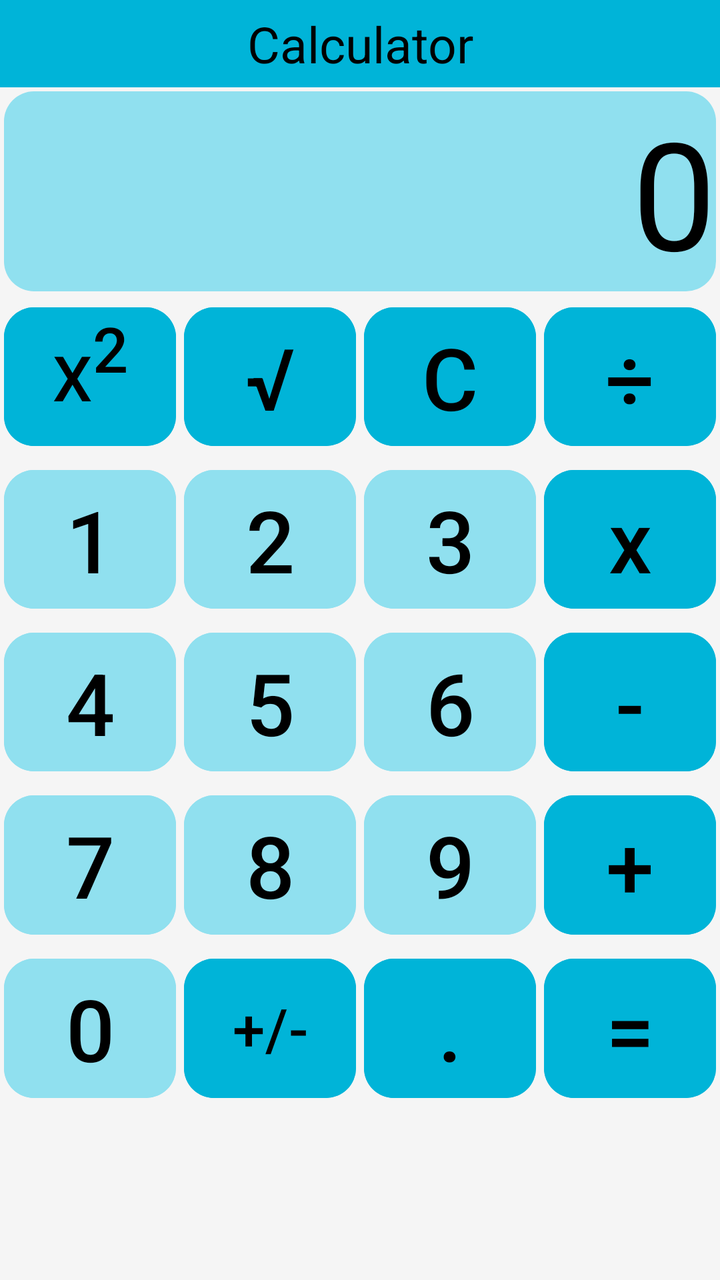
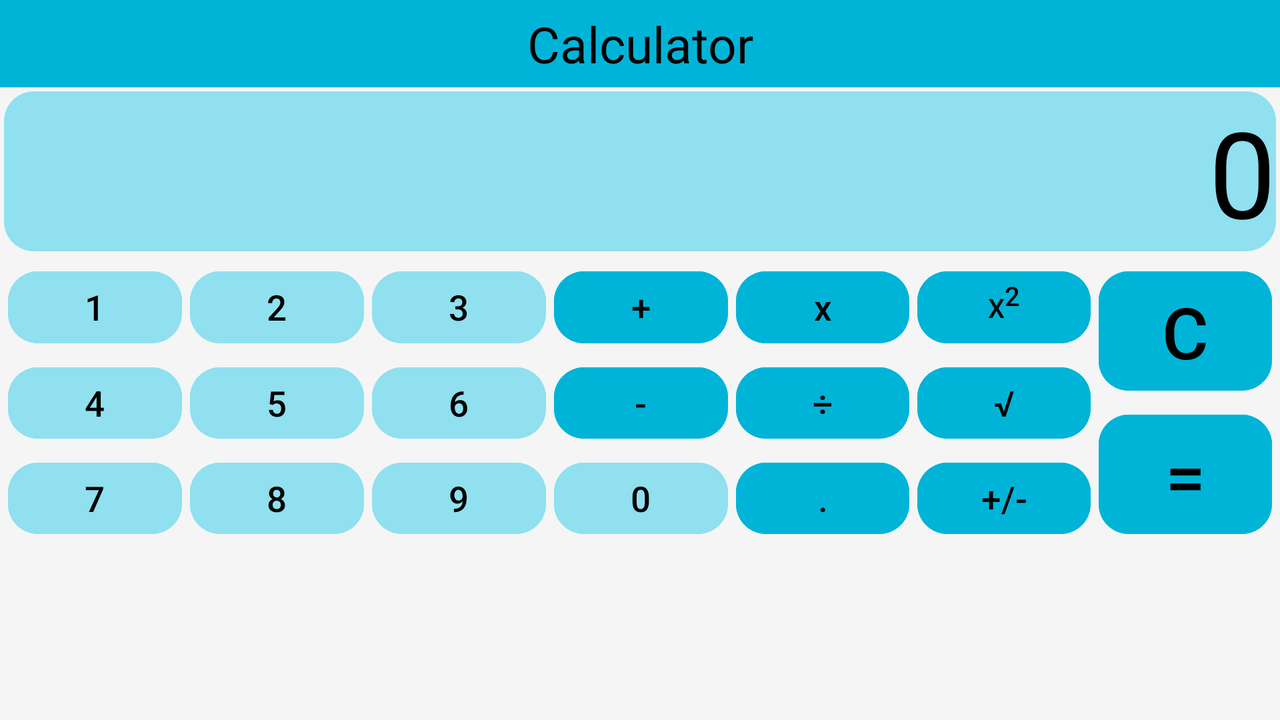

Compare how this app lays out the same screen by default and in its alternative resource folder. The renders come first, then the two layout files and the values they reference.
<!-- AndroidManifest.xml: application theme Theme.XML_APP -->
<!-- res/layout/fragment_calculator.xml -->
<?xml version="1.0" encoding="utf-8"?>
<LinearLayout xmlns:android="http://schemas.android.com/apk/res/android"
    xmlns:app="http://schemas.android.com/apk/res-auto"
    xmlns:tools="http://schemas.android.com/tools"
    android:layout_width="match_parent"
    android:layout_height="match_parent"
    android:layout_marginBottom="85dp"
    android:orientation="vertical"
    >

    <FrameLayout
        android:layout_width="match_parent"
        android:layout_height="wrap_content"
        android:padding="5dp"
        android:background="?attr/colorPrimary">


        <TextView
            android:layout_width="wrap_content"
            android:layout_height="wrap_content"
            android:text="Calculator"
            android:textAlignment="center"
            android:textSize="25sp"
            android:maxLines="1"
            android:ellipsize="end"
            android:layout_gravity="center"
            tools:ignore="RtlCompat" />
    </FrameLayout>


    <TextView
        android:id="@+id/calculator_screen"
        android:layout_width="match_parent"
        android:layout_height="100dp"
        android:layout_margin="2dp"
        android:background="@drawable/rounded_rectangle"
        android:autoSizeTextType="uniform"
        android:ellipsize="end"
        android:maxLength="20"
        android:maxLines="1"
        android:text="0"
        android:gravity="end|bottom"
        android:textAlignment="viewEnd"/>

    <LinearLayout
        android:layout_width="match_parent"
        android:layout_height="wrap_content"
        android:layout_weight="1"
        android:orientation="horizontal">

        <Button
            android:id="@+id/calculator_square"
            android:layout_width="wrap_content"
            android:layout_height="match_parent"
            android:layout_margin="2dp"
            android:layout_weight="1"
            android:backgroundTint="?attr/colorPrimary"
            android:text="@string/x_square"
            android:maxLines="1"
            android:autoSizeTextType="uniform"
            app:cornerRadius="15dp" />

        <Button
            android:id="@+id/calculator_square_root"
            android:layout_width="wrap_content"
            android:layout_height="match_parent"
            android:layout_margin="2dp"
            android:layout_weight="1"
            android:backgroundTint="?attr/colorPrimary"
            android:text="@string/square_root_symbol"
            android:autoSizeTextType="uniform"
            app:cornerRadius="15dp" />

        <Button
            android:id="@+id/calculator_clear"
            android:layout_width="wrap_content"
            android:layout_height="match_parent"
            android:layout_margin="2dp"
            android:layout_weight="1"
            android:backgroundTint="?attr/colorPrimary"
            android:text="C"
            android:autoSizeTextType="uniform"
            app:cornerRadius="15dp" />

        <Button
            android:id="@+id/calculator_division"
            android:layout_width="wrap_content"
            android:layout_height="match_parent"
            android:layout_margin="2dp"
            android:layout_weight="1"
            android:backgroundTint="?attr/colorPrimary"
            android:text="@string/division"
            android:autoSizeTextType="uniform"
            app:cornerRadius="15dp" />
    </LinearLayout>

    <LinearLayout
        android:layout_width="match_parent"
        android:layout_height="wrap_content"
        android:layout_weight="1"
        android:orientation="horizontal">

        <Button
            android:id="@+id/calculator_1"
            android:layout_width="wrap_content"
            android:layout_height="match_parent"
            android:layout_margin="2dp"
            android:layout_weight="1"
            android:backgroundTint="?attr/colorTertiary"
            android:text="1"
            android:autoSizeTextType="uniform"
            app:cornerRadius="15dp" />

        <Button
            android:id="@+id/calculator_2"
            android:layout_width="wrap_content"
            android:layout_height="match_parent"
            android:layout_margin="2dp"
            android:layout_weight="1"
            android:backgroundTint="?attr/colorTertiary"
            android:text="2"
            android:autoSizeTextType="uniform"
            app:cornerRadius="15dp" />

        <Button
            android:id="@+id/calculator_3"
            android:layout_width="wrap_content"
            android:layout_height="match_parent"
            android:layout_margin="2dp"
            android:layout_weight="1"
            android:backgroundTint="?attr/colorTertiary"
            android:text="3"
            android:autoSizeTextType="uniform"
            app:cornerRadius="15dp" />

        <Button
            android:id="@+id/calculator_multiplication"
            android:layout_width="wrap_content"
            android:layout_height="match_parent"
            android:layout_margin="2dp"
            android:layout_weight="1"
            android:backgroundTint="?attr/colorPrimary"
            android:text="@string/multiplication"
            android:autoSizeTextType="uniform"
            app:cornerRadius="15dp" />
    </LinearLayout>


    <LinearLayout
        android:layout_width="match_parent"
        android:layout_height="wrap_content"
        android:layout_weight="1"
        android:orientation="horizontal">

        <Button
            android:id="@+id/calculator_4"
            android:layout_width="wrap_content"
            android:layout_height="match_parent"
            android:layout_margin="2dp"
            android:layout_weight="1"
            android:backgroundTint="?attr/colorTertiary"
            android:text="4"
            android:autoSizeTextType="uniform"
            app:cornerRadius="15dp" />

        <Button
            android:id="@+id/calculator_5"
            android:layout_width="wrap_content"
            android:layout_height="match_parent"
            android:layout_margin="2dp"
            android:layout_weight="1"
            android:backgroundTint="?attr/colorTertiary"
            android:text="5"
            android:autoSizeTextType="uniform"
            app:cornerRadius="15dp" />

        <Button
            android:id="@+id/calculator_6"
            android:layout_width="wrap_content"
            android:layout_height="match_parent"
            android:layout_margin="2dp"
            android:layout_weight="1"
            android:backgroundTint="?attr/colorTertiary"
            android:text="6"
            android:autoSizeTextType="uniform"
            app:cornerRadius="15dp" />

        <Button
            android:id="@+id/calculator_minus"
            android:layout_width="wrap_content"
            android:layout_height="match_parent"
            android:layout_margin="2dp"
            android:layout_weight="1"
            android:backgroundTint="?attr/colorPrimary"
            android:text="-"
            android:autoSizeTextType="uniform"
            app:cornerRadius="15dp" />
    </LinearLayout>

    <LinearLayout
        android:layout_width="match_parent"
        android:layout_height="wrap_content"
        android:layout_weight="1"
        android:orientation="horizontal">

        <Button
            android:id="@+id/calculator_7"
            android:layout_width="wrap_content"
            android:layout_height="match_parent"
            android:layout_margin="2dp"
            android:layout_weight="1"
            android:backgroundTint="?attr/colorTertiary"
            android:text="7"
            android:autoSizeTextType="uniform"
            app:cornerRadius="15dp" />

        <Button
            android:id="@+id/calculator_8"
            android:layout_width="wrap_content"
            android:layout_height="match_parent"
            android:layout_margin="2dp"
            android:layout_weight="1"
            android:backgroundTint="?attr/colorTertiary"
            android:text="8"
            android:autoSizeTextType="uniform"
            app:cornerRadius="15dp" />

        <Button
            android:id="@+id/calculator_9"
            android:layout_width="wrap_content"
            android:layout_height="match_parent"
            android:layout_margin="2dp"
            android:layout_weight="1"
            android:backgroundTint="?attr/colorTertiary"
            android:text="9"
            android:autoSizeTextType="uniform"
            app:cornerRadius="15dp" />

        <Button
            android:id="@+id/calculator_plus"
            android:layout_width="wrap_content"
            android:layout_height="match_parent"
            android:layout_margin="2dp"
            android:layout_weight="1"
            android:backgroundTint="?attr/colorPrimary"
            android:text="+"
            android:autoSizeTextType="uniform"
            app:cornerRadius="15dp" />
    </LinearLayout>

    <LinearLayout
        android:layout_width="match_parent"
        android:layout_height="wrap_content"
        android:layout_weight="1"
        android:orientation="horizontal">

        <Button
            android:id="@+id/calculator_0"
            android:layout_width="wrap_content"
            android:layout_height="match_parent"
            android:layout_margin="2dp"
            android:layout_weight="1"
            android:backgroundTint="?attr/colorTertiary"
            android:text="0"
            android:autoSizeTextType="uniform"
            app:cornerRadius="15dp" />

        <Button
            android:id="@+id/calculator_sign"
            android:layout_width="wrap_content"
            android:layout_height="match_parent"
            android:layout_margin="2dp"
            android:layout_weight="1"
            android:backgroundTint="?attr/colorPrimary"
            android:text="+/-"
            android:maxLines="1"
            android:autoSizeTextType="uniform"
            app:cornerRadius="15dp" />

        <Button
            android:id="@+id/calculator_dot"
            android:layout_width="wrap_content"
            android:layout_height="match_parent"
            android:layout_margin="2dp"
            android:layout_weight="1"
            android:backgroundTint="?attr/colorPrimary"
            android:text="."
            android:autoSizeTextType="uniform"
            app:cornerRadius="15dp" />

        <Button
            android:id="@+id/calculator_equal"
            android:layout_width="wrap_content"
            android:layout_height="match_parent"
            android:layout_margin="2dp"
            android:layout_weight="1"
            android:backgroundTint="?attr/colorPrimary"
            android:text="="
            android:autoSizeTextType="uniform"
            app:cornerRadius="15dp" />
    </LinearLayout>
</LinearLayout>
<!-- resources referenced by this layout -->
<resources>
  <!-- drawable rounded_rectangle (drawable) -->
  <?xml version="1.0" encoding="utf-8"?>
  <shape xmlns:android="http://schemas.android.com/apk/res/android">
      <solid android:color="@color/blueTertiary" />
      <corners android:radius="15dp" />
  </shape>
  <string name="division">\u00F7</string>
  <string name="multiplication">\u0078</string>
  <string name="square_root_symbol">\u221a</string>
  <string name="x_square">X<SUP>2</SUP></string>
  <style name="Theme.XML_APP" parent="Base.Theme.XML_APP" />
  <color name="blueTertiary">#90e0ef</color>
  <style name="Base.Theme.XML_APP" parent="Theme.Material3.DayNight.NoActionBar">
          
          <item name="colorPrimary">@color/bluePrimary</item>
          <item name="colorSecondary">@color/blueSecondary</item>
          <item name="colorTertiary">@color/blueTertiary</item>
          <item name="colorSurface">@color/screenGrayLight</item>
          <item name="colorOnPrimary">@color/black</item>
          <item name="android:textColorPrimary">@color/black</item>
          <item name="android:textColorTertiary">@color/black</item>
          <item name="android:textColorSecondary">@color/black</item>
          <item name="android:navigationBarColor">@color/blueSecondary</item>
          <item name="android:statusBarColor">@color/blueSecondary</item>
          <item name="android:textColor">@color/black</item>
          <item name="android:colorBackground">@color/lightGray</item>
      </style>
  <color name="bluePrimary">#00b4d8</color>
  <color name="blueSecondary">#0077b6</color>
  <color name="screenGrayLight">#E7E0EC</color>
  <color name="black">#FF000000</color>
  <color name="lightGray">#F5F5F5</color>
</resources>
<!-- res/layout-land/fragment_calculator.xml (the repository's variant of the layout above) -->
<!-- drawn on the phone turned sideways -->
<?xml version="1.0" encoding="utf-8"?>
<LinearLayout xmlns:android="http://schemas.android.com/apk/res/android"
    xmlns:app="http://schemas.android.com/apk/res-auto"
    xmlns:tools="http://schemas.android.com/tools"
    android:orientation="vertical"
    android:layout_width="match_parent"
    android:layout_height="match_parent"
    android:layout_marginBottom="85dp"
    >
    <FrameLayout
        android:layout_width="match_parent"
        android:layout_height="wrap_content"
        android:padding="5dp"
        android:background="?attr/colorPrimary">

        <TextView
            android:layout_width="wrap_content"
            android:layout_height="wrap_content"
            android:text="Calculator"
            android:textAlignment="center"
            android:textSize="25sp"
            android:maxLines="1"
            android:ellipsize="end"
            android:layout_gravity="center"
            tools:ignore="RtlCompat" />
    </FrameLayout>



    <TextView
        android:id="@+id/calculator_screen"
        android:layout_width="match_parent"
        android:layout_height="80dp"
        android:layout_margin="2dp"
        android:background="@drawable/rounded_rectangle"
        android:autoSizeTextType="uniform"
        android:ellipsize="end"
        android:maxLength="20"
        android:maxLines="1"
        android:text="0"
        android:gravity="end|bottom"
        android:textAlignment="viewEnd"/>


    <LinearLayout
        android:layout_width="match_parent"
        android:layout_height="wrap_content"
        android:layout_weight="1"
        android:padding="2dp"
        android:orientation="horizontal">

        <LinearLayout
            android:layout_width="wrap_content"
            android:layout_height="match_parent"
            android:layout_weight="1"
            android:orientation="vertical">
            <Button
                android:id="@+id/calculator_1"
                android:layout_width="match_parent"
                android:layout_height="wrap_content"
                android:layout_margin="2dp"
                android:layout_weight="1"
                android:textSize="30sp"
                android:backgroundTint="?attr/colorTertiary"
                android:text="1"
                android:autoSizeTextType="uniform"
                app:cornerRadius="15dp" />
            <Button
                android:id="@+id/calculator_4"
                android:layout_width="match_parent"
                android:layout_height="wrap_content"
                android:layout_margin="2dp"
                android:layout_weight="1"
                android:textSize="30sp"
                android:backgroundTint="?attr/colorTertiary"
                android:text="4"
                android:autoSizeTextType="uniform"
                app:cornerRadius="15dp" />
            <Button
                android:id="@+id/calculator_7"
                android:layout_width="match_parent"
                android:layout_height="wrap_content"
                android:layout_margin="2dp"
                android:layout_weight="1"
                android:textSize="30sp"
                android:backgroundTint="?attr/colorTertiary"
                android:text="7"
                android:autoSizeTextType="uniform"
                app:cornerRadius="15dp" />
        </LinearLayout>

        <LinearLayout
            android:layout_width="wrap_content"
            android:layout_height="match_parent"
            android:layout_weight="1"
            android:orientation="vertical">
            <Button
                android:id="@+id/calculator_2"
                android:layout_width="match_parent"
                android:layout_height="wrap_content"
                android:layout_margin="2dp"
                android:layout_weight="1"
                android:textSize="30sp"
                android:backgroundTint="?attr/colorTertiary"
                android:text="2"
                android:autoSizeTextType="uniform"
                app:cornerRadius="15dp" />
            <Button
                android:id="@+id/calculator_5"
                android:layout_width="match_parent"
                android:layout_height="wrap_content"
                android:layout_margin="2dp"
                android:layout_weight="1"
                android:textSize="30sp"
                android:backgroundTint="?attr/colorTertiary"
                android:text="5"
                android:autoSizeTextType="uniform"
                app:cornerRadius="15dp" />
            <Button
                android:id="@+id/calculator_8"
                android:layout_width="match_parent"
                android:layout_height="wrap_content"
                android:layout_margin="2dp"
                android:layout_weight="1"
                android:textSize="30sp"
                android:backgroundTint="?attr/colorTertiary"
                android:text="8"
                android:autoSizeTextType="uniform"
                app:cornerRadius="15dp" />
        </LinearLayout>

        <LinearLayout
            android:layout_width="wrap_content"
            android:layout_height="match_parent"
            android:layout_weight="1"
            android:orientation="vertical">
            <Button
                android:id="@+id/calculator_3"
                android:layout_width="match_parent"
                android:layout_height="wrap_content"
                android:layout_margin="2dp"
                android:layout_weight="1"
                android:textSize="30sp"
                android:backgroundTint="?attr/colorTertiary"
                android:text="3"
                android:autoSizeTextType="uniform"
                app:cornerRadius="15dp" />
            <Button
                android:id="@+id/calculator_6"
                android:layout_width="match_parent"
                android:layout_height="wrap_content"
                android:layout_margin="2dp"
                android:layout_weight="1"
                android:textSize="30sp"
                android:backgroundTint="?attr/colorTertiary"
                android:text="6"
                android:autoSizeTextType="uniform"
                app:cornerRadius="15dp" />
            <Button
                android:id="@+id/calculator_9"
                android:layout_width="match_parent"
                android:layout_height="wrap_content"
                android:layout_margin="2dp"
                android:layout_weight="1"
                android:textSize="30sp"
                android:backgroundTint="?attr/colorTertiary"
                android:text="9"
                android:autoSizeTextType="uniform"
                app:cornerRadius="15dp" />
        </LinearLayout>

        <LinearLayout
            android:layout_width="wrap_content"
            android:layout_height="match_parent"
            android:layout_weight="1"
            android:orientation="vertical">
            <Button
                android:id="@+id/calculator_plus"
                android:layout_width="match_parent"
                android:layout_height="wrap_content"
                android:layout_margin="2dp"
                android:layout_weight="1"
                android:textSize="30sp"
                android:backgroundTint="?attr/colorPrimary"
                android:text="+"
                android:autoSizeTextType="uniform"
                app:cornerRadius="15dp" />
            <Button
                android:id="@+id/calculator_minus"
                android:layout_width="match_parent"
                android:layout_height="wrap_content"
                android:layout_margin="2dp"
                android:layout_weight="1"
                android:textSize="30sp"
                android:backgroundTint="?attr/colorPrimary"
                android:text="-"
                android:autoSizeTextType="uniform"
                app:cornerRadius="15dp" />
            <Button
                android:id="@+id/calculator_0"
                android:layout_width="match_parent"
                android:layout_height="wrap_content"
                android:layout_margin="2dp"
                android:layout_weight="1"
                android:textSize="30sp"
                android:backgroundTint="?attr/colorTertiary"
                android:text="0"
                android:autoSizeTextType="uniform"
                app:cornerRadius="15dp" />
        </LinearLayout>

        <LinearLayout
            android:layout_width="wrap_content"
            android:layout_height="match_parent"
            android:layout_weight="1"
            android:orientation="vertical">
            <Button
                android:id="@+id/calculator_multiplication"
                android:layout_width="match_parent"
                android:layout_height="wrap_content"
                android:layout_margin="2dp"
                android:layout_weight="1"
                android:textSize="30sp"
                android:backgroundTint="?attr/colorPrimary"
                android:text="@string/multiplication"
                android:autoSizeTextType="uniform"
                app:cornerRadius="15dp" />
            <Button
                android:id="@+id/calculator_division"
                android:layout_width="match_parent"
                android:layout_height="wrap_content"
                android:layout_margin="2dp"
                android:layout_weight="1"
                android:textSize="30sp"
                android:backgroundTint="?attr/colorPrimary"
                android:text="@string/division"
                android:autoSizeTextType="uniform"
                app:cornerRadius="15dp" />
            <Button
                android:id="@+id/calculator_dot"
                android:layout_width="match_parent"
                android:layout_height="wrap_content"
                android:layout_margin="2dp"
                android:layout_weight="1"
                android:textSize="30sp"
                android:backgroundTint="?attr/colorPrimary"
                android:text="."
                android:autoSizeTextType="uniform"
                app:cornerRadius="15dp" />
        </LinearLayout>

        <LinearLayout
            android:layout_width="wrap_content"
            android:layout_height="match_parent"
            android:layout_weight="1"
            android:orientation="vertical">
            <Button
                android:id="@+id/calculator_square"
                android:layout_width="match_parent"
                android:layout_height="wrap_content"
                android:layout_margin="2dp"
                android:layout_weight="1"
                android:textSize="30sp"
                android:backgroundTint="?attr/colorPrimary"
                android:text="@string/x_square"
                android:autoSizeTextType="uniform"
                app:cornerRadius="15dp" />
            <Button
                android:id="@+id/calculator_square_root"
                android:layout_width="match_parent"
                android:layout_height="wrap_content"
                android:layout_margin="2dp"
                android:layout_weight="1"
                android:textSize="30sp"
                android:backgroundTint="?attr/colorPrimary"
                android:text="@string/square_root_symbol"
                android:autoSizeTextType="uniform"
                app:cornerRadius="15dp" />
            <Button
                android:id="@+id/calculator_sign"
                android:layout_width="match_parent"
                android:layout_height="wrap_content"
                android:layout_margin="2dp"
                android:layout_weight="1"
                android:textSize="30sp"
                android:backgroundTint="?attr/colorPrimary"
                android:text="+/-"
                android:maxLines="1"
                android:autoSizeTextType="uniform"
                app:cornerRadius="15dp" />
        </LinearLayout>

        <LinearLayout
            android:layout_width="wrap_content"
            android:layout_height="match_parent"
            android:layout_weight="1"
            android:orientation="vertical">
            <Button
                android:id="@+id/calculator_clear"
                android:layout_width="match_parent"
                android:layout_height="wrap_content"
                android:layout_margin="2dp"
                android:layout_weight="1"
                android:textSize="30sp"
                android:backgroundTint="?attr/colorPrimary"
                android:text="C"
                android:autoSizeTextType="uniform"
                app:cornerRadius="15dp" />
            <Button
                android:id="@+id/calculator_equal"
                android:layout_width="match_parent"
                android:layout_height="wrap_content"
                android:layout_margin="2dp"
                android:layout_weight="1"
                android:textSize="30sp"
                android:backgroundTint="?attr/colorPrimary"
                android:text="="
                android:autoSizeTextType="uniform"
                app:cornerRadius="15dp" />
        </LinearLayout>


    </LinearLayout>

</LinearLayout>
